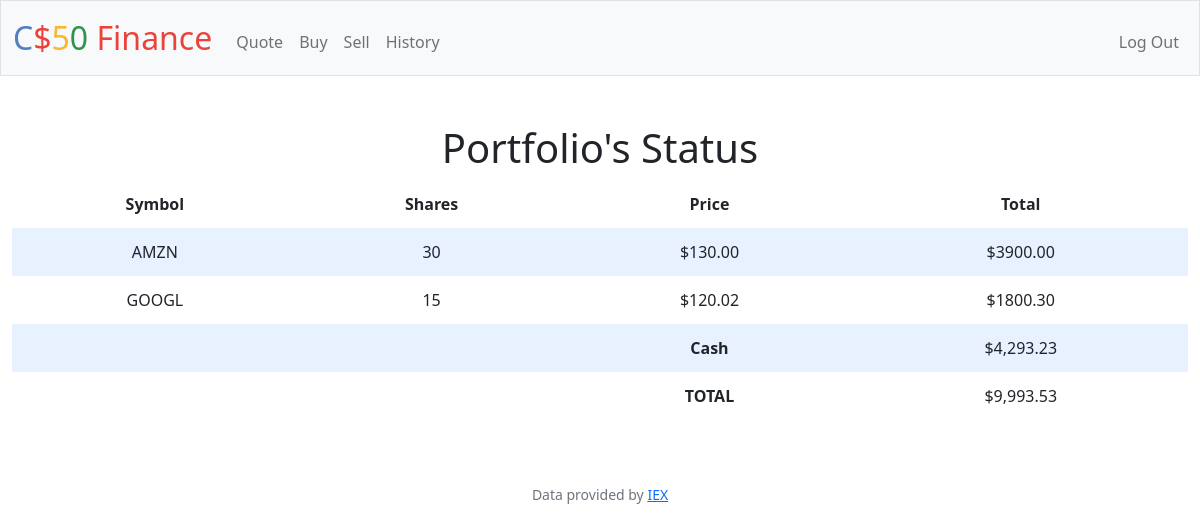
The page / (signed in) on the database its author committed.
### tables this page shows
CREATE TABLE stocks (
    user_id TEXT,
    symbol TEXT NOT NULL,
    quantity NUMERIC NOT NULL,
    total NUMERIC NOT NULL,
    PRIMARY KEY (user_id, symbol),
    FOREIGN KEY (user_id) REFERENCES users(id)
);

### app.py (the view)
@app.route("/")
@login_required
def index():
    id = session["user_id"]
    port_data = db.execute("SELECT * FROM stocks WHERE user_id = ?", id)
    count = db.execute("SELECT COUNT(*) FROM stocks WHERE user_id = ?", id)[0]["COUNT(*)"]
    total_sval = 0
    for i in range(count):
        total_sval += port_data[i]["total"]
    cash = db.execute("SELECT cash from users WHERE id = ?", id)[0]["cash"]
    return render_template("index.html", data=port_data, cash=usd(cash), total=usd(total_sval + cash))

### app.py (called while the page is built)
@app.after_request
def after_request(response):
    response.headers["Cache-Control"] = "no-cache, no-store, must-revalidate"
    response.headers["Expires"] = 0
    response.headers["Pragma"] = "no-cache"
    return response

### helpers.py (called while the page is built)
def login_required(f):
    @wraps(f)
    def decorated_function(*args, **kwargs):
        if session.get("user_id") is None:
            return redirect("/login")
        return f(*args, **kwargs)
    return decorated_function

def usd(value):
    return f"${value:,.2f}"

### templates/index.html (shortened to what this page needs)
{% extends "layout.html" %}
{% block main %}
    <h1>Portfolio's Status</h1>
    <table>
        <thead>
            <tr>
                <th>Symbol</th>
                <th>Shares</th>
                <th>Price</th>
                <th>Total</th>
            </tr>
            <tbody>
                {% for entry in data %}
                {% set X = entry["total"] %} {% set Y = entry["quantity"] %}
                <tr>
                    <td>{{entry["symbol"]}}</td>
                    <td>{{entry["quantity"]}}</td>
                    <td>{{"$%.2f"|format(X/Y)}}</td>
                    <td>{{"$%.2f"|format(entry["total"])}}</td>
                </tr>
                {% endfor %}
                <tr>
                    <td></td>
                    <td></td>
                    <th>Cash</th>
                    <td>{{cash}}</td>
                </tr>
                <tr>
                    <td></td>
                    <td></td>
                    <th>TOTAL</th>
                    <td>{{total}}</td>
                </tr>
            </tbody>
        </thead>
    </table>
{% endblock %}

### static/styles.css (style rules this page uses)
table { background-color: transparent; margin-bottom: 1rem; width: 100%; }
table th, table td { padding: 0.75rem; vertical-align: middle; }
tbody tr:nth-of-type(odd) { background-color: rgb(179, 208, 255, 0.3) }

### rows shown on the page
stocks: symbol "AMZN", quantity "30", X/Y "$130.00", total "$3900.00"
stocks: symbol "GOOGL", quantity "15", X/Y "$120.02", total "$1800.30"

### other values the page prints
{{ cash }} "$4,293.23"
{{ total }} "$9,993.53"
